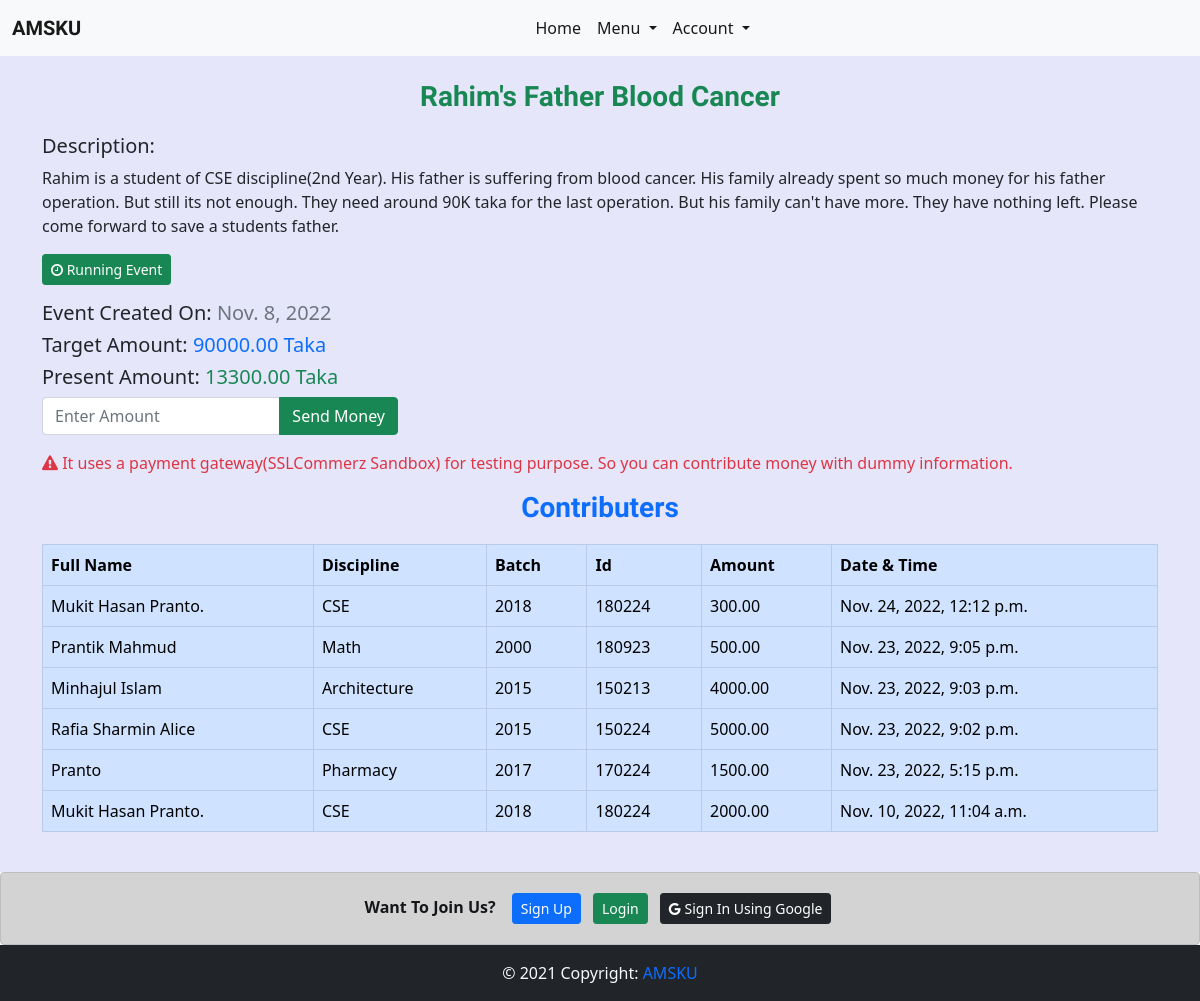
The app's page /charity-events/1/ with its own data.
### charity_events/models.py (models this page shows, shortened)
class Event(models.Model):
    discipline_list = ['Architecture','CSE','ECE','Math','URP','Physics','Chemistry','Stat','Pharmacy','BGE','FWT','FMRT','Agrotechnology','ES','SWE','BAD','HRM','DP','PM','DS','History','English','Bangla','IER','Sculpture','Econ','Sociology','MCJ','Law']
    Discipline_Choices = []
    for x in discipline_list:
        Discipline_Choices.append((x,x))
    headline = models.CharField(max_length=200)
    description = models.TextField()
    created_on = models.DateTimeField(default=datetime.now)
    discipline = models.CharField(max_length=255,choices=Discipline_Choices,blank=True)
    target_amount = models.DecimalField(max_digits=15, decimal_places=2)
    present_amount = models.DecimalField(max_digits=15, decimal_places=2,default=0)
    running = models.BooleanField(default=True)

class Contributer(models.Model):
    amount = models.DecimalField(max_digits=15, decimal_places=2)
    created_on = models.DateTimeField(default=datetime.now)
    event = models.ForeignKey('Event',on_delete=models.CASCADE)
    alumni = models.ForeignKey('home.Alumni_Profile',on_delete=models.CASCADE)

### home/models.py (models this page shows, shortened)
class Alumni_Profile(models.Model):
    discipline_list = ['Architecture','CSE','ECE','Math','URP','Physics','Chemistry','Stat','Pharmacy','BGE','FWT','FMRT','Agrotechnology','ES','SWE','BAD','HRM','DP','PM','DS','History','English','Bangla','IER','Sculpture','Econ','Sociology','MCJ','Law']
    Discipline_Choices = []
    for x in discipline_list:
        Discipline_Choices.append((x,x))
    Id_Choices = []
    for x in range(1,51):
        Id_Choices.append((str(x),str(x)))
    Batch_Choices = []
    for x in range(1991,2019):
        Batch_Choices.append((str(x),str(x)))
    job_list=['Agriculture','Architecture and Construction','Business Management and Administration','Education','Finance','Food','Government and Public Administration','Health Science','Human Services','Law, Public Safety, Corrections and Security','Manufacturing','Marketing, Sales and Service','Natural Resources','Science, Technology and Engineering','Other']
    Job_Choices = []
    for x in job_list:
        Job_Choices.append((x,x))
    country_list = ["Afghanistan","Albania","Algeria","Andorra","Angola","Anguilla","Antigua &amp; Barbuda","Argentina","Armenia","Aruba","Australia","Austria","Azerbaijan","Bahamas","Bahrain","Bangladesh","Barbados","Belarus","Belgium","Belize","Benin","Bermuda","Bhutan","Bolivia","Bosnia &amp; Herzegovina","Botswana","Brazil","British Virgin Islands","Brunei","Bulgaria","Burkina Faso","Burundi","Cambodia","Cameroon","Cape Verde","Cayman Islands","Chad","Chile","China","Colombia","Congo","Cook Islands","Costa Rica","Cote D Ivoire","Croatia","Cruise Ship","Cuba","Cyprus","Czech Republic","Denmark","Djibouti","Dominica","Dominican Republic","Ecuador","Egypt","El Salvador","Equatorial Guinea","Estonia","Ethiopia","Falkland Islands","Faroe Islands","Fiji","Finland","France","French Polynesia","French West Indies","Gabon","Gambia","Georgia","Germany","Ghana","Gibraltar","Greece","Greenland","Grenada","Guam","Guatemala","Guernsey","Guinea","Guinea Bissau","Guyana","Haiti","Honduras","Hong Kong","Hungary","Iceland","India","Indonesia","Iran","Iraq","Ireland","Isle of Man","Israel","Italy","Jamaica","Japan","Jersey","Jordan","Kazakhstan","Kenya","Kuwait","Kyrgyz Republic","Laos","Latvia","Lebanon","Lesotho","Liberia","Libya","Liechtenstein","Lithuania","Luxembourg","Macau","Macedonia","Madagascar","Malawi","Malaysia","Maldives","Mali","Malta","Mauritania","Mauritius","Mexico","Moldova","Monaco","Mongolia","Montenegro","Montserrat","Morocco","Mozambique","Namibia","Nepal","Netherlands","Netherlands Antilles","New Caledonia","New Zealand","Nicaragua","Niger","Nigeria","Norway","Oman","Pakistan","Palestine","Panama","Papua New Guinea","Paraguay","Peru","Philippines","Poland","Portugal","Puerto Rico","Qatar","Reunion","Romania","Russia","Rwanda","Saint Pierre &amp; Miquelon","Samoa","San Marino","Satellite","Saudi Arabia","Senegal","Serbia","Seychelles","Sierra Leone","Singapore","Slovakia","Slovenia","South Africa","South Korea","Spain","Sri Lanka","St Kitts &amp; Nevis","St Lucia","St Vincent","St. Lucia","Sudan","Suriname","Swaziland","Sweden","Switzerland","Syria","Taiwan","Tajikistan","Tanzania","Thailand","Timor L'Este","Togo","Tonga","Trinidad &amp; Tobago","Tunisia","Turkey","Turkmenistan","Turks &amp; Caicos","Uganda","Ukraine","United Arab Emirates","United Kingdom","Uruguay","Uzbekistan","Venezuela","Vietnam","Virgin Islands (US)","Yemen","Zambia","Zimbabwe"]
    Country_Choices = []
    for x in country_list:
        Country_Choices.append((x,x))
    full_name = models.CharField(max_length=255)
    image = models.FileField(upload_to='profile_pic/')
    certificate = models.FileField(upload_to='certificate/')
    discipline = models.CharField(max_length=255,choices=Discipline_Choices)
    student_id = models.CharField(max_length=10)
    batch = models.CharField(max_length=50,choices=Batch_Choices)
    job_type = models.CharField(max_length=50,blank=True)
    job_position = models.CharField(max_length=60,blank=True)
    company_name = models.CharField(max_length=60,blank=True)
    higher_study = models.CharField(max_length=60,blank=True)
    present_address = models.CharField(max_length=60)
    present_country = models.CharField(max_length=60,choices=Country_Choices)
    parmanent_address = models.CharField(max_length=60)
    mobile = models.CharField(max_length=60)
    facebook = models.URLField(max_length=60,blank=True)
    linkdin = models.URLField(max_length=60,blank=True)
    about_me = models.TextField(blank=True)
    is_verified = models.BooleanField(default=False)
    user = models.OneToOneField(settings.AUTH_USER_MODEL, on_delete=models.CASCADE,related_name="alumni_profile")

### charity_events/views.py (the view)
# urls.py: path('<int:id>/',event_details,name='detail_view'),
@csrf_exempt
def event_details(request,id):
    event = Event.objects.get(id=id)
    return render(request,'charity_events/details.html',{'event':event})

### home/context_processors.py (called while the page is built)
def add_variable_to_context(request):
    current_news_letter = News_Letter.objects.all().order_by('-start_date').first()
    return {
        'current_newsletter':current_news_letter,
    }

### templates/charity_events/details.html (shortened to what this page needs)
{% extends 'base.html' %}
{% block content %}
<h3 class="header text-success">{{event.headline}}</h3>
<h5>Description: </h5><p>{{event.description}}</p>
{% if event.running %}
<button class='btn btn-success btn-sm mb-3'><i class='fa fa-clock-o'></i> Running Event</button>
{% else %}
<button class='btn btn-danger btn-sm mb-3'><i class='fa fa-lock'></i> Closed Event</button>
{% endif %}
<h5>Event Created On:<span class="text-muted"> {{event.created_on.date}}</span></h5>
<h5>Target Amount:<span class="text-primary"> {{event.target_amount}} Taka</span></h5>
<h5>Present Amount:<span class="text-success"> {{event.present_amount}} Taka</span></h5>
{% if event.running %}
<div class="row">
    <div class="col-sm-4">
        <form action="{% url 'charity_events:add_money' event.id %}" method="POST">
            <div class="input-group mb-3">
                <input name="amount" type="text" class="form-control" placeholder="Enter Amount" aria-describedby="button-addon2" required>
                <button class="btn btn-success" type="submit" id="button-addon2">Send Money</button>
              </div>
        </form>
    </div>
</div>
<p class='text-danger'><i class='fa fa-exclamation-triangle'></i> It uses a payment gateway(SSLCommerz Sandbox) for testing purpose. So you can contribute money with dummy information.</p>
{% endif %}
<h3 class="header text-primary">Contributers</h3>
<div class='table-responsive'>
    <table class="table table-primary table-bordered">
        <thead>
            <tr>
                <th>Full Name</th>
                <th>Discipline</th>
                <th>Batch</th>
                <th>Id</th>
                <th>Amount</th>
                <th>Date & Time</th>
            </tr>
        </thead>
        <tbody>
            {% for contributer in  event.contributer_set.all|dictsortreversed:"created_on" %}
            <tr>
                <td>{{contributer.alumni.full_name}}</td>
                <td>{{contributer.alumni.discipline}}</td>
                <td>{{contributer.alumni.batch}}</td>
                <td>{{contributer.alumni.student_id}}</td>
                <td>{{contributer.amount}}</td>
                <td>{{contributer.created_on}}</td>
            </tr>
            {% endfor %}
        </tbody>
    </table>
</div>
{% endblock content %}

### templates/base.html (style rules this page uses)
* { padding: 0; margin: 0; }
.header { text-align: center; padding-bottom: 12px; font-family: 'Signika', sans-serif; font-weight: 600; }

### records on screen
Event: headline "Rahim's Father Blood Cancer", description "Rahim is a student of CSE discipline(2nd Year). His father is suffering from blood cancer. His family already spent so much money for his father operation. But still its not enough. They need around 90K taka for the last operation. But his family can't have more. They have nothing left. Please come forward to save a students father.", created_on "Nov. 8, 2022", target_amount "90000.00", present_amount "13300.00"
Contributer: alumni.full_name "Mukit Hasan Pranto.", alumni.discipline "CSE", alumni.batch "2018", alumni.student_id "180224", amount "300.00", created_on "Nov. 24, 2022, 12:12 p.m."
Contributer: alumni.full_name "Prantik Mahmud", alumni.discipline "Math", alumni.batch "2000", alumni.student_id "180923", amount "500.00", created_on "Nov. 23, 2022, 9:05 p.m."
Contributer: alumni.full_name "Minhajul Islam", alumni.discipline "Architecture", alumni.batch "2015", alumni.student_id "150213", amount "4000.00", created_on "Nov. 23, 2022, 9:03 p.m."
Contributer: alumni.full_name "Rafia Sharmin Alice", alumni.discipline "CSE", alumni.batch "2015", alumni.student_id "150224", amount "5000.00", created_on "Nov. 23, 2022, 9:02 p.m."
Contributer: alumni.full_name "Pranto", alumni.discipline "Pharmacy", alumni.batch "2017", alumni.student_id "170224", amount "1500.00", created_on "Nov. 23, 2022, 5:15 p.m."
Contributer: alumni.full_name "Mukit Hasan Pranto.", alumni.discipline "CSE", alumni.batch "2018", alumni.student_id "180224", amount "2000.00", created_on "Nov. 10, 2022, 11:04 a.m."
